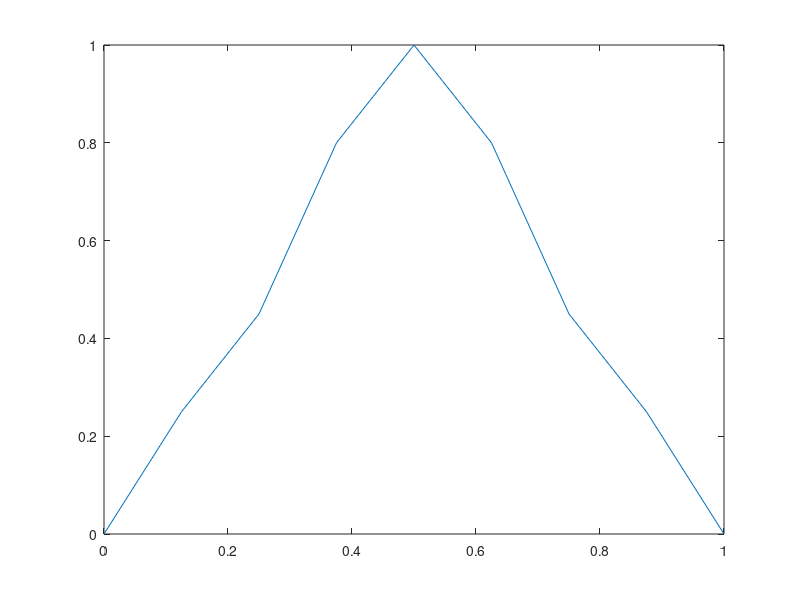
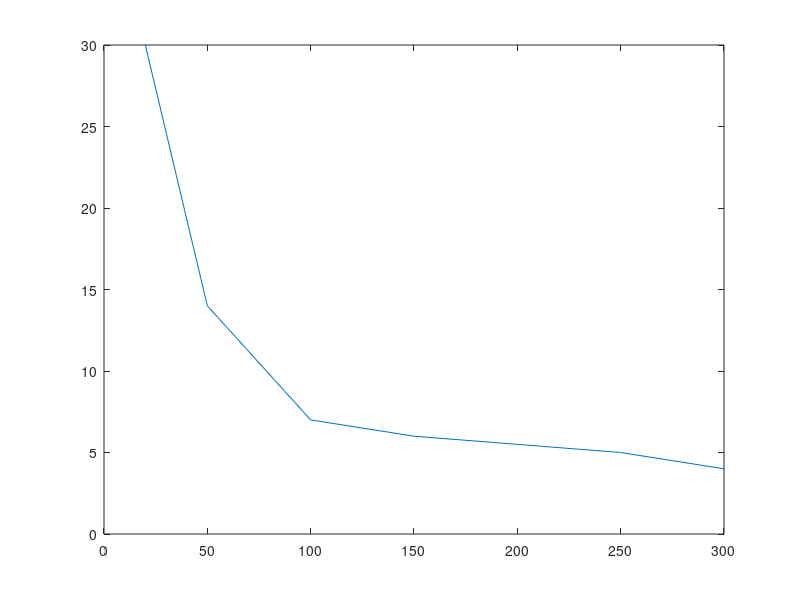

Write the MATLAB code that produced these figures, in order.
clear all
close all
clc

Body_Length = 18;

Rel_Bod_Len = 0:0.125:1;
Bod_Len_Adj = [0,.25,.45,.8,1,.8,.45,.25,0];
% Bod_Len_Adj = 0:0.125:1;
figure(1)
plot(Rel_Bod_Len,Bod_Len_Adj)

Wave_Length = [20,50,100,150,200,250,300];
Wave_Force = [30,14,7,6,5.5,5,4];
figure(2)
plot(Wave_Length,Wave_Force)

for i = 1:length(Wave_Force)
    Rel_Leng(i) = Body_Length/Wave_Length(i);
    Adj_Fact(i) = interp1(Bod_Len_Adj,Rel_Bod_Len,Rel_Leng(i));
    
end